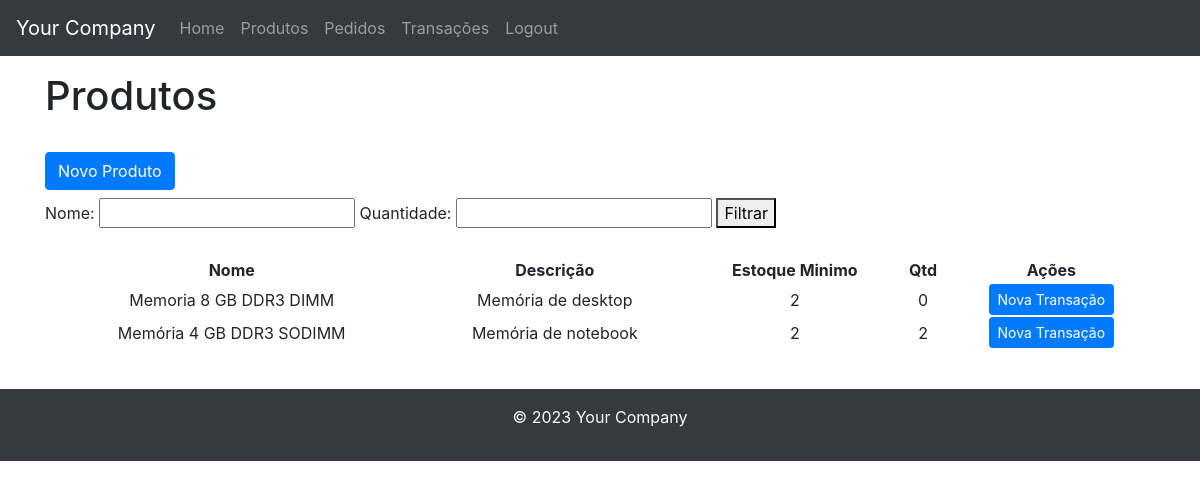
The app's page /product/ (signed in), older data.
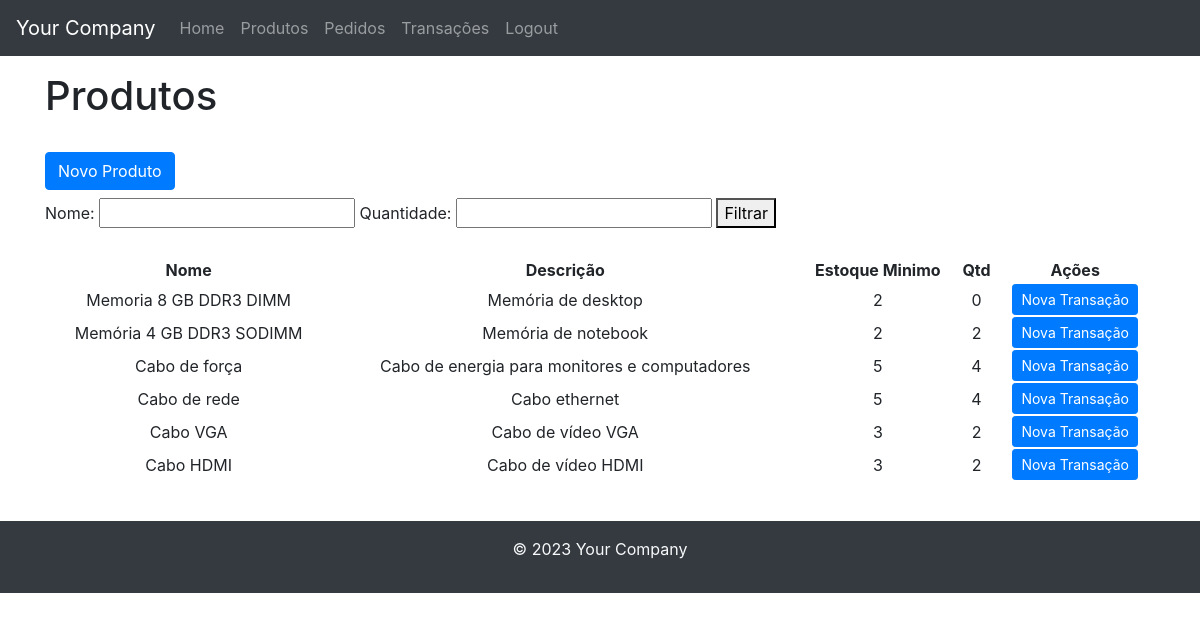
The same page, newer data.
### almoxarifado/models.py (models this page shows, shortened)
class Produto(models.Model):
    nome = models.CharField(max_length=255)
    descricao = models.TextField()
    quantidade = models.PositiveIntegerField()
    estoque_minimo = models.PositiveIntegerField()

### almoxarifado/views.py (the view)
# urls.py: path('product/', product_view, name='product'),
@login_required
def product_view(request):
    name = request.GET.get('name')
    quantity = request.GET.get('quantity')
    products = Produto.objects.all()
    if name:
        products = products.filter(nome__icontains=name)
    if quantity:
        products = products.filter(quantidade=quantity)
    return render(request, 'product.html', {'products': products})

### almoxarifado/templates/product.html
{% extends 'base.html' %}
{% block content %}
  <h1>Produtos</h1>
  <br>
  <a href="{% url 'add_product' %}" class="btn btn-primary mb-2">Novo Produto</a>
  <br>
  <form>
    <label for="nome">Nome:</label>
    <input type="text" name="name">
    <label for="quantidade">Quantidade:</label>
    <input type="number" name="quantity">
    <button type="submit">Filtrar</button>
  </form>
  <br>
  <table style="width:100%">
    <thead>
      <tr>
        <th style="text-align:center">Nome</th>
        <th style="text-align:center">Descrição</th>
        <th style="text-align:center">Estoque Minimo</th>
        <th style="text-align:center">Qtd</th>
        <th style="text-align:center">Ações</th>
      </tr>
    </thead>
    <tbody>
      {% for product in products %}
        <tr>
          <td>{{ product.nome }}</td>
          <td>{{ product.descricao }}</td>
          <td>{{ product.estoque_minimo }}</td>
          <td>{{ product.quantidade }}</td>
          <td>
            <a href="{% url 'add_transaction' %}?product_id={{ product.id }}&user_id={{ request.user.id }}" class="btn btn-primary btn-sm">Nova Transação</a>
          </td>
        </tr>
      {% endfor %}
    </tbody>
  </table>
  <br>
{% endblock %}

Row changes from the older to the newer data that the page shows:
added Produto: nome "Cabo de força", descricao "Cabo de energia para monitores e computadores", estoque_minimo "5", quantidade "4"
added Produto: nome "Cabo de rede", descricao "Cabo ethernet", estoque_minimo "5", quantidade "4"
added Produto: nome "Cabo VGA", descricao "Cabo de vídeo VGA", estoque_minimo "3", quantidade "2"
added Produto: nome "Cabo HDMI", descricao "Cabo de vídeo HDMI", estoque_minimo "3", quantidade "2"
